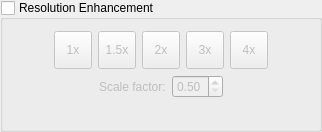
    <widget class="QGroupBox" name="scalingPanel">
     <property name="title">
      <string>Resolution Enhancement</string>
     </property>
     <property name="checkable">
      <bool>true</bool>
     </property>
     <property name="visible">
      <bool>false</bool>
     </property>
     <property name="checked">
      <bool>false</bool>
     </property>
     <layout class="QVBoxLayout" name="scalingPanelVerticalLayout">
      <item>
       <layout class="QHBoxLayout" name="scalingPanelHorizontalLayout">
        <item>
         <spacer name="scalingHorizontalSpacer">
          <property name="orientation">
           <enum>Qt::Horizontal</enum>
          </property>
          <property name="sizeHint" stdset="0">
           <size>
            <width>40</width>
            <height>20</height>
           </size>
          </property>
         </spacer>
        </item>
        <item>
         <widget class="QToolButton" name="scale1xBtn">
          <property name="minimumSize">
           <size>
            <width>38</width>
            <height>38</height>
           </size>
          </property>
          <property name="text">
           <string>1x</string>
          </property>
          <property name="checkable">
           <bool>true</bool>
          </property>
          <property name="autoExclusive">
           <bool>true</bool>
          </property>
         </widget>
        </item>
        <item>
         <widget class="QToolButton" name="scale15xBtn">
          <property name="minimumSize">
           <size>
            <width>38</width>
            <height>38</height>
           </size>
          </property>
          <property name="text">
           <string>1.5x</string>
          </property>
          <property name="checkable">
           <bool>true</bool>
          </property>
          <property name="autoExclusive">
           <bool>true</bool>
          </property>
         </widget>
        </item>
        <item>
         <widget class="QToolButton" name="scale2xBtn">
          <property name="minimumSize">
           <size>
            <width>38</width>
            <height>38</height>
           </size>
          </property>
          <property name="text">
           <string>2x</string>
          </property>
          <property name="checkable">
           <bool>true</bool>
          </property>
          <property name="autoExclusive">
           <bool>true</bool>
          </property>
         </widget>
        </item>
        <item>
         <widget class="QToolButton" name="scale3xBtn">
          <property name="minimumSize">
           <size>
            <width>38</width>
            <height>38</height>
           </size>
          </property>
          <property name="text">
           <string>3x</string>
          </property>
          <property name="checkable">
           <bool>true</bool>
          </property>
          <property name="autoExclusive">
           <bool>true</bool>
          </property>
         </widget>
        </item>
        <item>
         <widget class="QToolButton" name="scale4xBtn">
          <property name="minimumSize">
           <size>
            <width>38</width>
            <height>38</height>
           </size>
          </property>
          <property name="text">
           <string>4x</string>
          </property>
          <property name="checkable">
           <bool>true</bool>
          </property>
          <property name="autoExclusive">
           <bool>true</bool>
          </property>
         </widget>
        </item>
        <item>
         <spacer name="scalingHorizontalSpacerEnd">
          <property name="orientation">
           <enum>Qt::Horizontal</enum>
          </property>
          <property name="sizeHint" stdset="0">
           <size>
            <width>40</width>
            <height>20</height>
           </size>
          </property>
         </spacer>
        </item>
       </layout>
      </item>
      <item>
       <layout class="QVBoxLayout" name="scaleFactorVerticalLayout">
        <item>
         <layout class="QHBoxLayout" name="scaleFactorHorizontalLayout">
          <item>
           <spacer name="scaleFactorHorizontalSpacer">
            <property name="orientation">
             <enum>Qt::Horizontal</enum>
            </property>
            <property name="sizeHint" stdset="0">
             <size>
              <width>40</width>
              <height>20</height>
             </size>
            </property>
           </spacer>
          </item>
          <item>
           <widget class="QLabel" name="scaleFactorLabel">
            <property name="text">
             <string>Scale factor:</string>
            </property>
           </widget>
          </item>
          <item>
           <widget class="QDoubleSpinBox" name="scaleFactor">
            <property name="toolTip">
             <string>Value is 0.5 .. 9.99.</string>
            </property>
            <property name="decimals">
             <double>4</double>
            </property>
            <property name="minimum">
             <double>0.5</double>
            </property>
            <property name="maximum">
             <double>9.99</double>
            </property>
            <property name="singleStep">
             <double>0.001</double>
            </property>
           </widget>
          </item>
          <item>
           <spacer name="scaleFactorHorizontalSpacerEnd">
            <property name="orientation">
             <enum>Qt::Horizontal</enum>
            </property>
            <property name="sizeHint" stdset="0">
             <size>
              <width>40</width>
              <height>20</height>
             </size>
            </property>
           </spacer>
          </item>
         </layout>
        </item>
       </layout>
      </item>
      <item>
       <widget class="QLabel" name="scaleLabel">
        <property name="text">
         <string/>
        </property>
        <property name="alignment">
         <set>Qt::AlignCenter</set>
        </property>
       </widget>
      </item>
     </layout>
    </widget>
